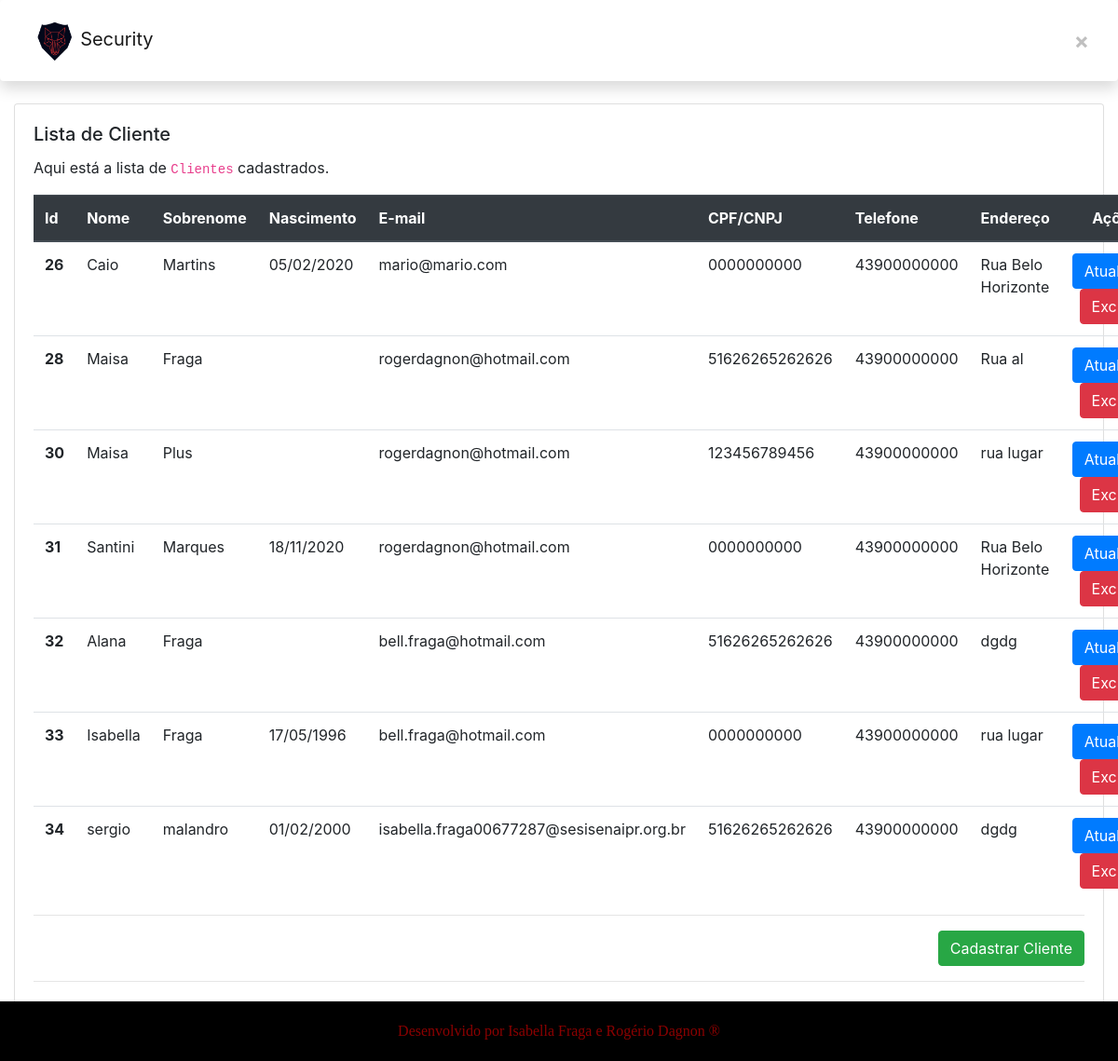
The app's page /app1/clientes/, older data.
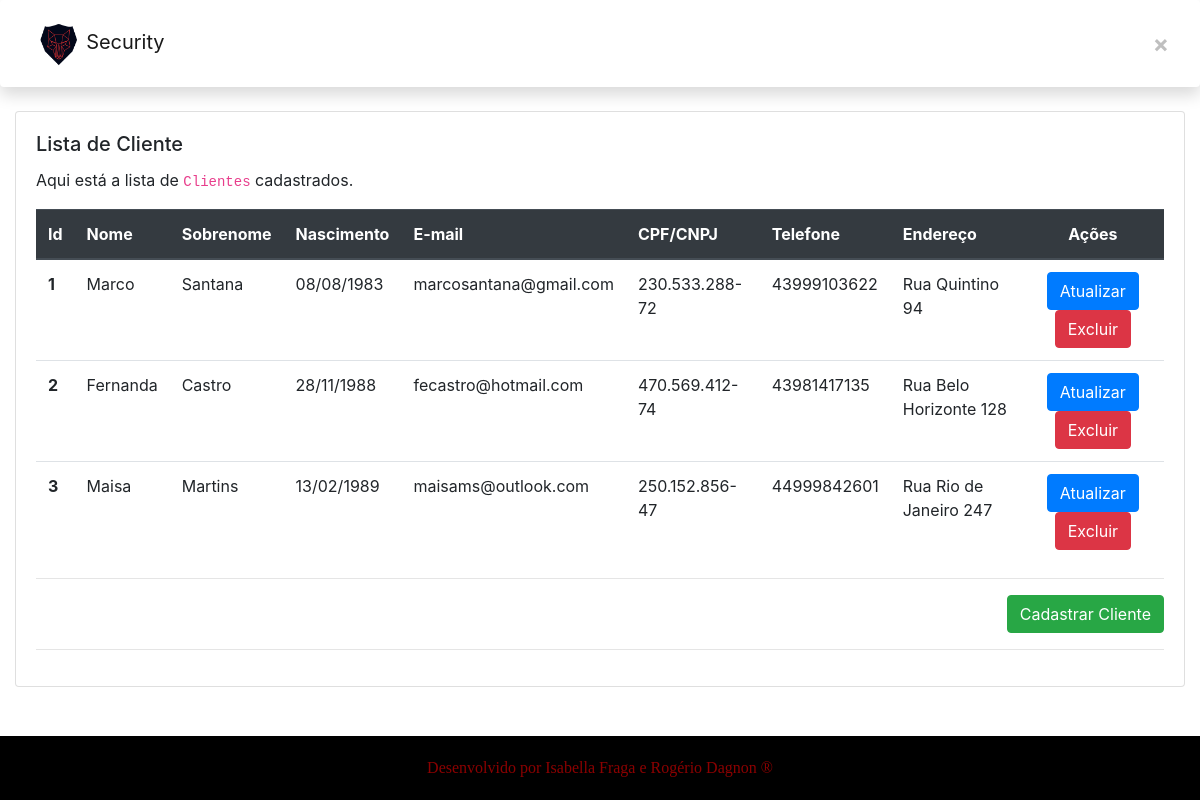
The same page, newer data.
### app1/models.py (models this page shows, shortened)
class Cliente(models.Model):
    nome = models.CharField(max_length=100, blank=False, null=True)
    sobrenome = models.CharField(max_length=100, blank=False, null=True)
    nascimento = models.DateField(blank=False, null=True)
    email = models.EmailField(blank=False, null=True)
    CNPJ = models.CharField(max_length=18, blank=False, null=True)
    telefone = models.CharField(max_length=12, blank=False, null=True)
    endereco = models.CharField(max_length=150, blank=False, null=True)
    objetos = models.Manager()

### app1/views.py (the view)
# urls.py: path('clientes/', ClienteListView.as_view(), name="lista_clientes"),
class ClienteListView(ListView):
    template_name = "app3/cliente/lista.html"
    model = Cliente
    context_object_name = "clientes"

### app1/templates/app3/cliente/lista.html (shortened to what this page needs)
{% extends "app3/_layouts/base.html" %}
{% block conteudo %}
<div class="container-fluid mt-2 mb-5">
  <div class="row">
    <div class="col-lg-15 col-md-12 col-sm-12 col-xs-12">
      <div class="card">
        <div class="card-body">
          <h5 class="card-title">Lista de Cliente</h5>
          {% if clientes|length > 0 %}
            <p class="card-text">
              Aqui está a lista de <code>Clientes</code> cadastrados.
            </p>
            <table class="table">
              <thead class="thead-dark">
              <tr>
                <th scope="col">Id</th>
                <th scope="col">Nome</th>
                <th scope="col">Sobrenome</th>
                <th scope="col">Nascimento</th>
                <th scope="col">E-mail</th>
                <th scope="col">CPF/CNPJ</th>
                <th scope="col">Telefone</th>
                <th scope="col">Endereço</th>
                <th scope="col" class="text-center">Ações</th>
              </tr>
              </thead>
              <tbody>
              {% for cliente in clientes %}
                <tr>
                  <th scope="row">{{ cliente.id }}</th>
                  <td>{{ cliente.nome }}</td>
                  <td>{{ cliente.sobrenome }}</td>
                  <td>{{ cliente.nascimento|date:"d/m/o" }}</td>
                  <td>{{ cliente.email }}</td>
                  <td>{{ cliente.CNPJ }}</td>
                  <td>{{ cliente.telefone }}</td>
                  <td>{{ cliente.endereco }}</td>
                  <td class="text-center">
                    <a href="{% url 'app1:atualiza_cliente' pk=cliente.id %}"
                       class="btn btn-primary">
                      Atualizar
                    </a>
                    <a href="{% url 'app1:deleta_cliente' pk=cliente.id %}"
                      class="btn btn-danger">
                        Excluir
                    </a>
                  </td>
                </tr>
              {% endfor %}
              </tbody>
            </table>
        {% else %}
          <div class="text-center mt-5 mb-5 jumbotron">
            <h5>Nenhum <code>Cliente</code> cadastrado ainda.</h5>
          </div>
        {% endif %}
          <hr />
          <div class="text-right">
            <a href="{% url 'app1:cadastra_cliente' %}" class="btn btn-success">
              Cadastrar Cliente
            </a>
          </div>
        <hr>
        </div>
      </div>
    </div>
  </div>
</div>
{% endblock %}

### app1/templates/app3/_layouts/base.html (shortened to what this page needs)
<!DOCTYPE html>
 <html lang="pt-br">
   {% load static %}
     <head>
           <link rel="stylesheet" type="text/css" href="{% static 'app2/css/bootstrap.min.css' %}">
           <link rel="stylesheet" type="text/css" href="{% static "app2/css/base.css" %}">
           <link rel="stylesheet" type="text/css" href="{% static 'app2/css/master.css' %}">
     </head>
     <body>
            <nav class="navbar justify-content-end navbar-expand-xl navbar-inverse navbar-fixed-top shadow p-3 mb-4 bg-white rounded navbar-light bg-light">
                <div class="container-fluid">
                   <div class="navbar-header">
                              <a class="navbar-brand" rel="base" href="{% url 'app1:indexx' %}">
                                <img alt="Base Security" src="{% static "app2/imgs/logo.png" %}" data-aos-easing="ease-out" data-aos="fade-in" data-aos-duration="550" height="45px">Security
                              </a>
                   </div>
                                    <button type="button" class="close" aria-label="Fechar">
                                       <a href="{% url 'app1:logout' %}" class="close">&times;</a>
                                    </button>
               </div>
            </nav>
                    <footer class="footer mt-5 mb-0 text-center fixed-bottom">
                        <div class="rodape">
                                <p class="p-rodape">Desenvolvido por Isabella Fraga e Rogério Dagnon ®</p>
                        </div>
                    </footer>
                     {% block conteudo %}{% endblock %}
     </body>
 </html>

### app1/static/app2/css/base.css (style rules this page uses)
.footer { font-family: "Century Gothic"; font-size: 1em; line-height: 8vh; background-color: black; margin: 0; padding: 0; }
.rodape { width: 100%; height: 8vh; color: darkred; margin: 0; padding: 0; }
.rodape p { font-family: "Century Gothic"; font-size: 1em; line-height: 8vh; background-color: black; margin: 0; padding: 0; }

Row changes from the older to the newer data that the page shows:
removed Cliente: id "26", nome "Caio", sobrenome "Martins", nascimento "05/02/2020", email "mario@mario.com", CNPJ "0000000000", telefone "43900000000", endereco "Rua Belo Horizonte"
removed Cliente: id "28", nome "Maisa", sobrenome "Fraga", email "rogerdagnon@hotmail.com", CNPJ "51626265262626", telefone "43900000000", endereco "Rua al"
removed Cliente: id "30", nome "Maisa", sobrenome "Plus", email "rogerdagnon@hotmail.com", CNPJ "123456789456", telefone "43900000000", endereco "rua lugar"
removed Cliente: id "31", nome "Santini", sobrenome "Marques", nascimento "18/11/2020", email "rogerdagnon@hotmail.com", CNPJ "0000000000", telefone "43900000000", endereco "Rua Belo Horizonte"
removed Cliente: id "32", nome "Alana", sobrenome "Fraga", email "bell.fraga@hotmail.com", CNPJ "51626265262626", telefone "43900000000", endereco "dgdg"
removed Cliente: id "33", nome "Isabella", sobrenome "Fraga", nascimento "17/05/1996", email "bell.fraga@hotmail.com", CNPJ "0000000000", telefone "43900000000", endereco "rua lugar"
removed Cliente: id "34", nome "sergio", sobrenome "malandro", nascimento "01/02/2000", email "isabella.fraga00677287@sesisenaipr.org.br", CNPJ "51626265262626", telefone "43900000000", endereco "dgdg"
added Cliente: id "1", nome "Marco", sobrenome "Santana", nascimento "08/08/1983", email "marcosantana@gmail.com", CNPJ "230.533.288-72", telefone "43999103622", endereco "Rua Quintino 94"
added Cliente: id "2", nome "Fernanda", sobrenome "Castro", nascimento "28/11/1988", email "fecastro@hotmail.com", CNPJ "470.569.412-74", telefone "43981417135", endereco "Rua Belo Horizonte 128"
added Cliente: id "3", nome "Maisa", sobrenome "Martins", nascimento "13/02/1989", email "maisams@outlook.com", CNPJ "250.152.856-47", telefone "44999842601", endereco "Rua Rio de Janeiro 247"
